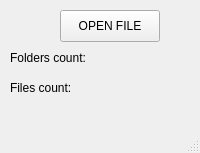
<?xml version="1.0" encoding="UTF-8"?>
<ui version="4.0">
 <class>MainWindow</class>
 <widget class="QMainWindow" name="MainWindow">
  <property name="geometry">
   <rect>
    <x>0</x>
    <y>0</y>
    <width>200</width>
    <height>153</height>
   </rect>
  </property>
  <property name="windowTitle">
   <string>MainWindow</string>
  </property>
  <widget class="QWidget" name="centralwidget">
   <widget class="QPushButton" name="OpenButton">
    <property name="geometry">
     <rect>
      <x>60</x>
      <y>10</y>
      <width>100</width>
      <height>32</height>
     </rect>
    </property>
    <property name="text">
     <string>OPEN FILE</string>
    </property>
   </widget>
   <widget class="QLabel" name="label">
    <property name="geometry">
     <rect>
      <x>10</x>
      <y>50</y>
      <width>91</width>
      <height>16</height>
     </rect>
    </property>
    <property name="text">
     <string>Folders count:</string>
    </property>
   </widget>
   <widget class="QLabel" name="foldersCount">
    <property name="geometry">
     <rect>
      <x>100</x>
      <y>50</y>
      <width>58</width>
      <height>16</height>
     </rect>
    </property>
    <property name="text">
     <string/>
    </property>
   </widget>
   <widget class="QLabel" name="label_2">
    <property name="geometry">
     <rect>
      <x>10</x>
      <y>80</y>
      <width>71</width>
      <height>16</height>
     </rect>
    </property>
    <property name="text">
     <string>Files count:</string>
    </property>
   </widget>
   <widget class="QLabel" name="filesCount">
    <property name="geometry">
     <rect>
      <x>90</x>
      <y>80</y>
      <width>58</width>
      <height>16</height>
     </rect>
    </property>
    <property name="text">
     <string/>
    </property>
   </widget>
  </widget>
  <widget class="QMenuBar" name="menubar">
   <property name="geometry">
    <rect>
     <x>0</x>
     <y>0</y>
     <width>200</width>
     <height>24</height>
    </rect>
   </property>
  </widget>
  <widget class="QStatusBar" name="statusbar"/>
 </widget>
 <resources/>
 <connections/>
</ui>
